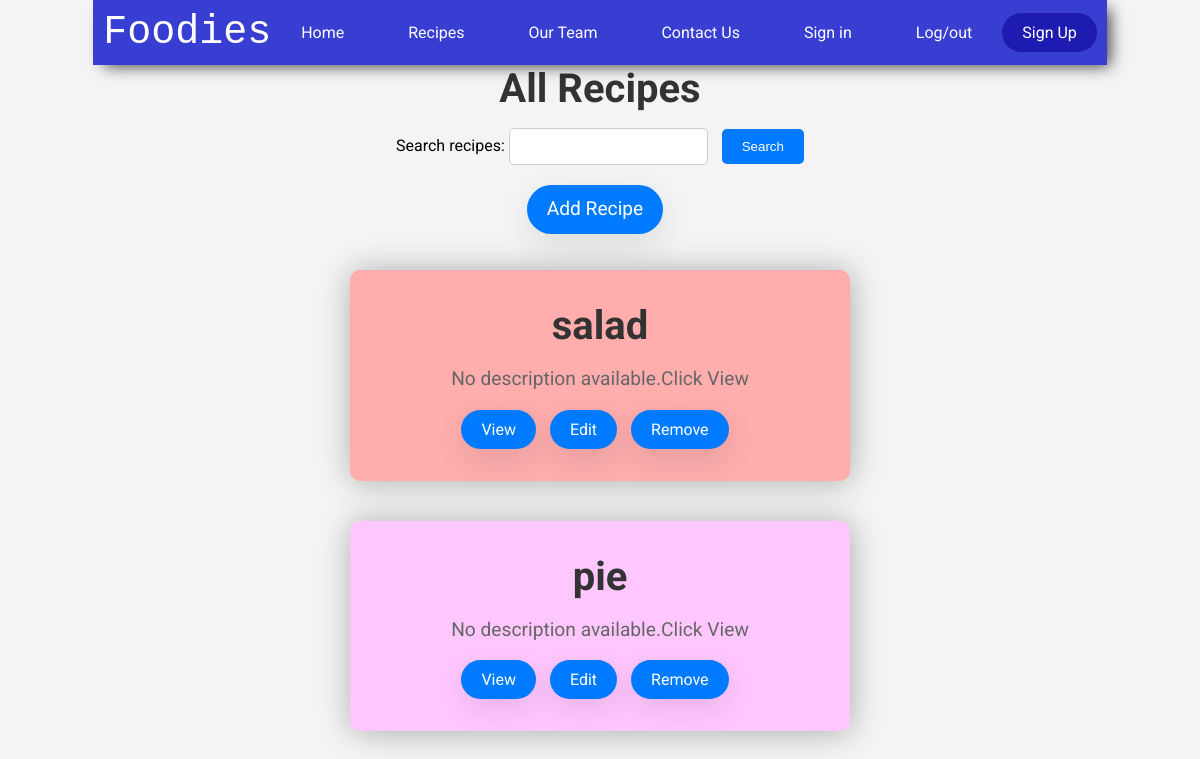
Before: /recipes (signed in) with the older database file.
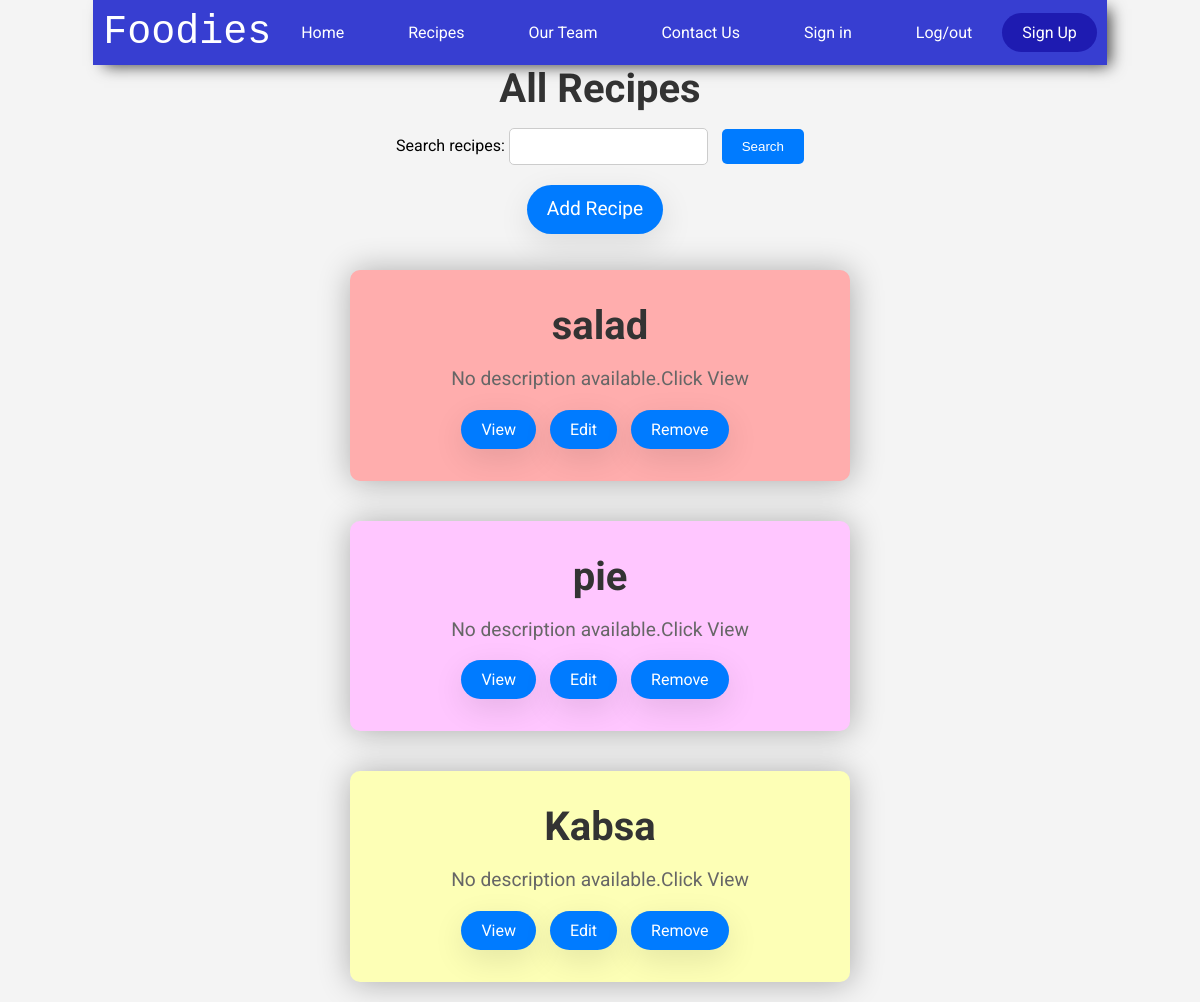
After: the same page with the newer database file.
### app.py (models this page shows)
class Recipe(db.Model):
    id = db.Column(db.Integer, primary_key=True)
    name = db.Column(db.String(100), nullable=False)
    email = db.Column(db.String(100), nullable=False)  # Add email field back to Recipe model
    ingredients = db.Column(db.Text, nullable=False)
    instructions = db.Column(db.Text, nullable=False)

### app.py (the view)
@app.route('/recipes')
@login_required
def view_recipes():
    recipes = Recipe.query.all()
    return render_template('recipes.html', recipes=recipes)

### app.py (called while the page is built)
def login_required(func):
    @wraps(func)
    def decorated_function(*args, **kwargs):
        if 'logged_in' not in session:
            return redirect(url_for('signin'))
        return func(*args, **kwargs)
    return decorated_function

### templates/recipes.html (shortened to what this page needs)
{% include 'index.html' %}
<!DOCTYPE html>
<html lang="en">
<head>
</head>
<body>
    <h1>All Recipes</h1>
    <form action="/search" method="GET">
        <label for="search">Search recipes:</label>
        <input type="text" id="search" name="query">
        <button type="submit">Search</button>
    </form>
    <p><a href="/add_recipe" class="button">Add Recipe</a></p>
    {% for recipe in recipes %}
    <div class="blog_post">
        <div class="container_copy">
            <h1>{{ recipe.name }}</h1>
            <p>{{ recipe.summary | default("No description available.Click View") }}</p>
            <a href="{{ url_for('view_recipe_detail', recipe_id=recipe.id) }}" class="btn_primary">View</a>
            <a href="/edit_recipe/{{ recipe.id }}" class="btn_primary">Edit</a>
            <a href="/remove_recipe/{{ recipe.id }}" class="btn_primary">Remove</a>
        </div>
    </div>
    {% endfor %}
</body>
</html>

### templates/index.html (shortened to what this page needs)
<!DOCTYPE html>
<html lang="en">
<head>
</head>
<body>
    {% include 'navbar.html' %}
</body>
</html>

### templates/navbar.html (shortened to what this page needs)
<div class="navbar">
    <div class="nav-logo">
      <a href="#">Foodies</a>
    </div>
    <div class="nav-items">
      <ul>
        <li><a href="/homepage"> Home </a></li>
        <li><a href="/recipes"> Recipes  </a></li>
        <li><a href="/aboutus"> Our Team</a></li>
        <li><a href="/contact"> Contact Us</a></li>
        <li><a href="/signin"> Sign in </a></li>
      <li><a href="/logout">Log/out</a></li>
      </ul>
    </div>
    <div class="nav-button">
      <a href="/signup">Sign Up</a>
    </div>
  </div>
  <link rel="stylesheet" type="text/css" href="{{ url_for('static', filename='navbar.css') }}">

### static/navbar.css (style rules this page uses)
body { padding: 0px; margin: 0px; }
.navbar { position: relative; display: flex; padding: 10px; background-color: #373ed1; justify-content: space-around; align-items: center; box-shadow: 7px 5px 15px -4px rgba(0, 0, 0, 0.75); -webkit-box-shadow: 7px 5px 15px -4px rgba(0, 0, 0, 0.75); -moz-box-shadow: 7px 5px 15px -4px rgba(0, 0, 0, 0.75); }
.nav-items > ul > li { position: relative; display: inline; list-style: none; margin: 10px; padding: 10px 20px; cursor: pointer; }
.nav-items > ul > li > a { color: white; text-decoration: none; }
.nav-items > ul > li::after { content: ""; position: absolute; width: 100%; height: 0.17rem; background-color: #151010; left: 0; bottom: 0; transform-origin: 0% 100%; transform: scaleX(0); transition: transform 0.3s ease; }
.nav-logo a, .nav-button a { color: white; list-style: none; text-decoration: none; display: flex; }
.nav-logo { font-size: 40px; font-family:'Courier New', Courier, monospace; }
.nav-button { background-color: #1e1bb1; border-radius: 50px; position: relative; display: inline-block; overflow: hidden; cursor: pointer; }
.nav-button a { display: block; padding: 10px 20px; color: white; text-decoration: none; position: relative; z-index: 1; }

### templates/recipes.html (style rules this page uses)
* { padding: 0; margin: 0; }
body { font-family: "Roboto", sans-serif; background: #f4f4f4; display: flex; flex-direction: column; align-items: center; }
.blog_post { background: #fff; width: 100%; max-width: 500px; margin: 20px 0; border-radius: 10px; box-shadow: 1px 1px 2rem rgba(0, 0, 0, 0.3); overflow: hidden; }
.container_copy { padding: 2rem; text-align: center; }
h1 { font-size: 2.5rem; color: #333; margin-bottom: 1rem; }
p { font-size: 1.2rem; line-height: 1.5; color: #666; margin-bottom: 1rem; }
.btn_primary, .button { display: inline-block; padding: 10px 20px; background-color: #007bff; color: #fff; text-decoration: none; border-radius: 50px; box-shadow: 1px 10px 2rem rgba(0, 0, 0, 0.1); transition: all 0.2s ease-in; margin-right: 10px; }
form { margin-bottom: 20px; text-align: center; }
input[type="text"] { padding: 10px; margin-right: 10px; border-radius: 5px; border: 1px solid #ccc; }
button { padding: 10px 20px; border-radius: 5px; border: none; background-color: #007bff; color: white; cursor: pointer; }

Changed rows visible on the page:
added Recipe: name "Kabsa", summary "No description available.Click View"
